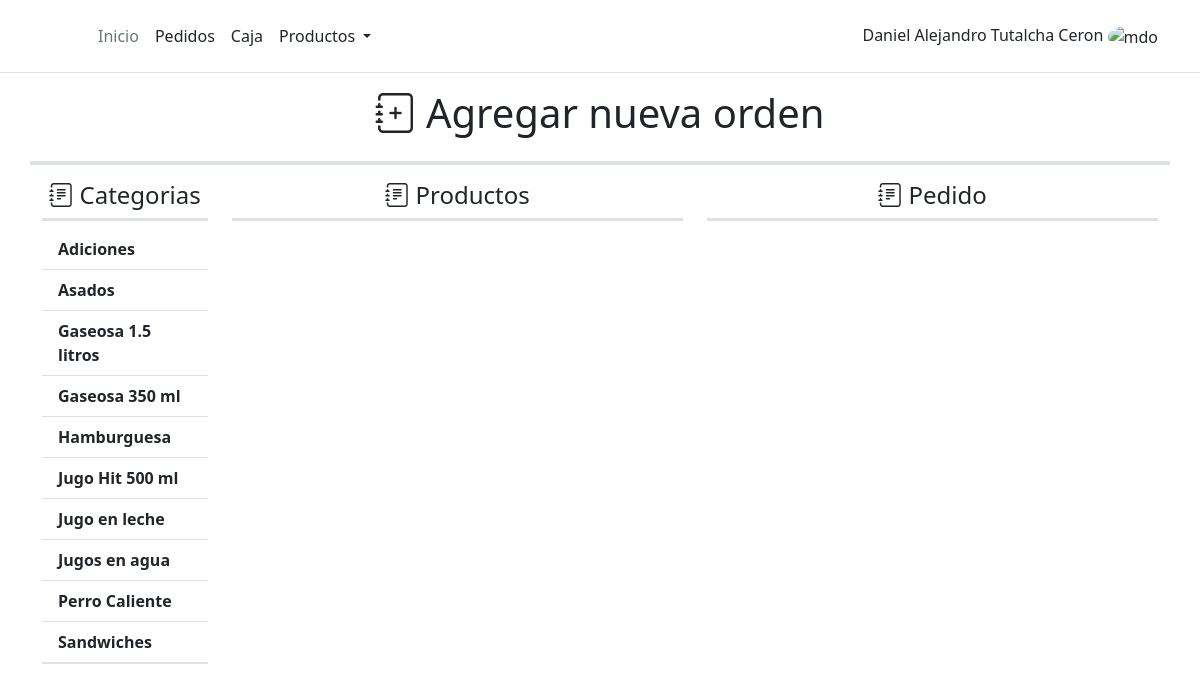
The page /order/create-order/4/ on the database as committed earlier.
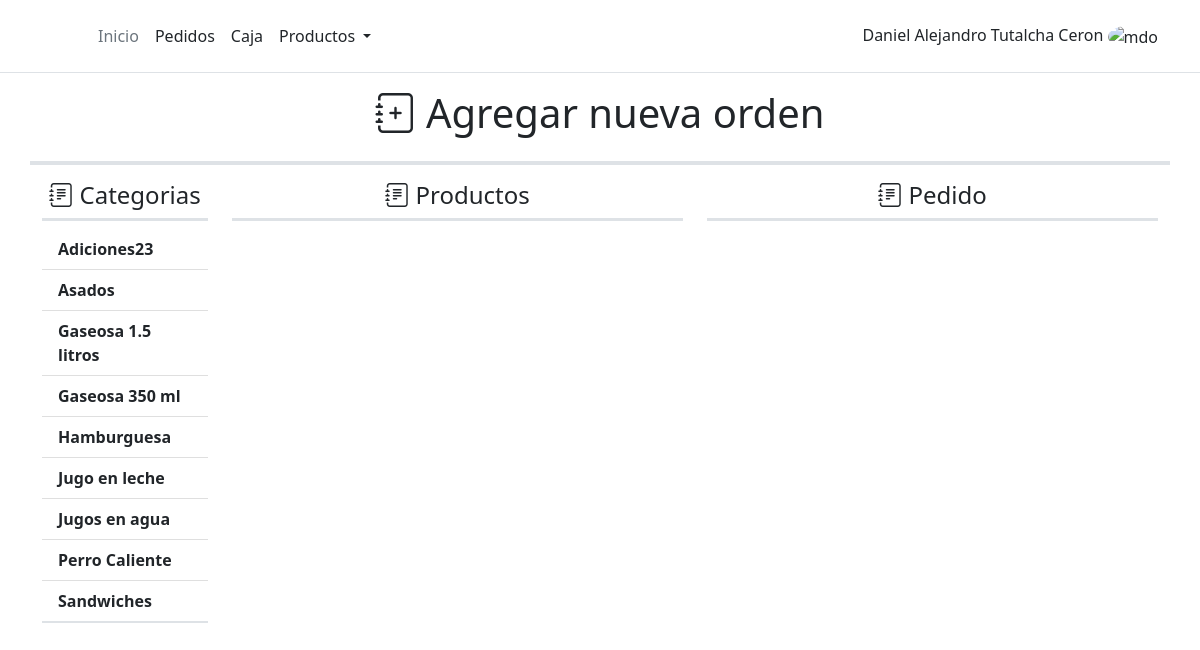
The same page on the database as committed later.
### product/models.py (models this page shows, shortened)
class Category(models.Model):
    name = models.CharField(max_length=100)
    description = models.TextField()
    work_section = models.ForeignKey(Work_Section, on_delete = models.PROTECT)
    status = models.BooleanField(default=True)
    created = models.DateTimeField(auto_now_add=True, verbose_name="Fecha de creación")
    updated = models.DateTimeField(auto_now=True, verbose_name="Fecha de edición")
    class Meta:
        ordering = ['name']

### work_order/views.py (the view)
# urls.py: path('create-order/<int:table>/',AddOrderView.as_view(), name='order'),
class AddOrderView(TemplateView):
    template_name = 'work_order/order.html'
    def get_context_data(self, **kwargs):
        context = super().get_context_data(**kwargs)
        context['categories'] = Category.objects.filter(status=True)
        return context

### work_order/templates/work_order/order.html (shortened to what this page needs)
{% extends "core/base.html" %}
{% load static%}
{% block content%}
<div class="row pb-3 border-4 border-bottom">
	<h1 class="text-center"><i class="bi bi-journal-plus"></i> Agregar nueva orden</h1>
</div>
<div class="row">
	<div class="col-lg-2 col-md-5 py-3">
		<div class="border-3 border-bottom">
			<h4 class="text-center"><i class="bi bi-journal-text"></i> Categorias</h4>
		</div>
		<div class="list-group list-group-flush mt-2 border-2 border-bottom" id="div_categories">
			{% for category in categories %}
			<button type="button" id="btn_categories_list_{{category.id}}" class="list-group-item list-group-item-action" onclick="list_product({{category.id}})"><b>{{category.name}}</b></button>
			{% endfor %}
		</div>
	</div>
	<div class="col-lg-5 col-md-7 py-3 ">
		<div class="border-3 border-bottom">
			<h4 class="text-center"><i class="bi bi-journal-text"></i> Productos</h4>
		</div>
	</div>
	<div class="col-lg-5 py-3">
		<div class="border-3 border-bottom">
			<h4 class="text-center"><i class="bi bi-journal-text"></i> Pedido</h4>
		</div>
	</div>
</div>
{% endblock%}

Rows that differ between the two databases and show on the page:
removed Category: name "Jugo Hit 500 ml"
changed Category: name "Adiciones" → "Adiciones23"
